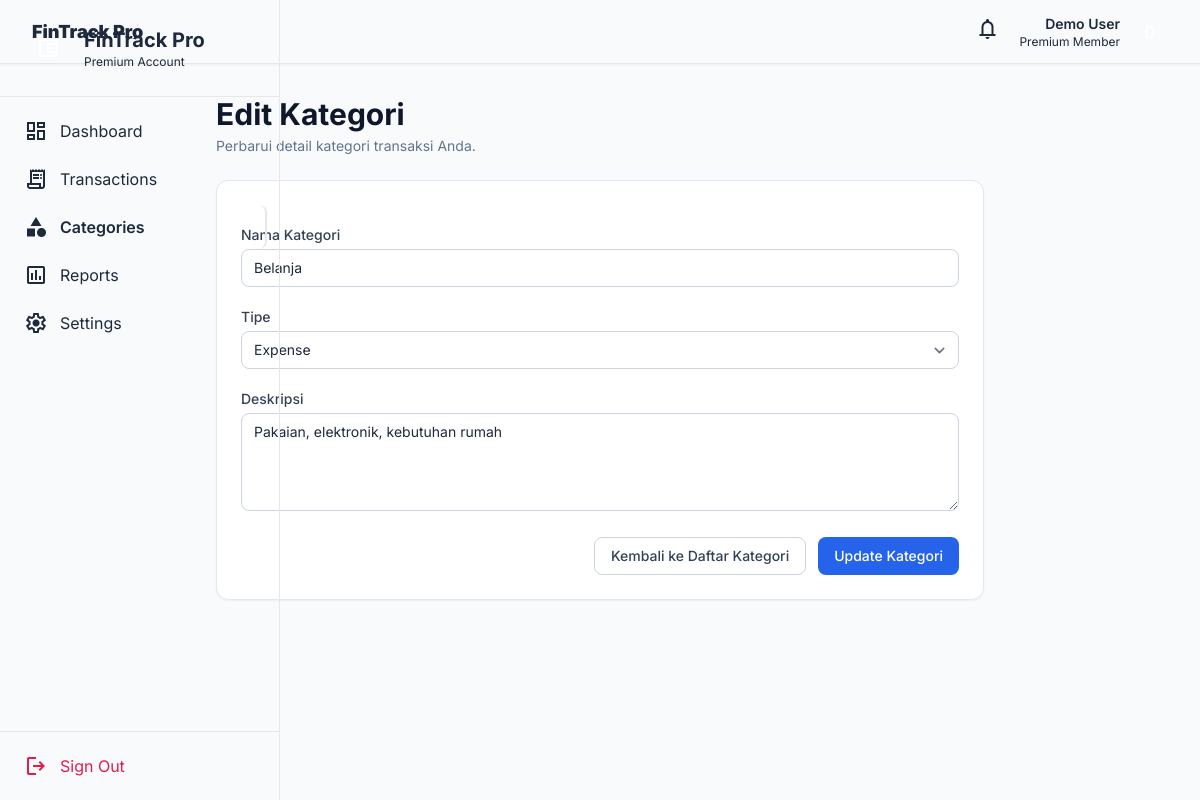
The app's page /categories/edit.php?id=7 (signed in) with its own data.
### tables this page shows
CREATE TABLE `categories` (
  `id` bigint unsigned NOT NULL AUTO_INCREMENT,
  `user_id` bigint unsigned NOT NULL,
  `name` varchar(100) NOT NULL,
  `type` enum('income','expense') NOT NULL,
  `color` varchar(20) DEFAULT '#2563EB',
  `icon` varchar(100) DEFAULT 'wallet',
  `description` text,
  `created_at` timestamp NOT NULL DEFAULT CURRENT_TIMESTAMP,
  `updated_at` timestamp NULL DEFAULT NULL ON UPDATE CURRENT_TIMESTAMP,
  PRIMARY KEY (`id`),
  UNIQUE KEY `uq_categories_user_name` (`user_id`,`name`),
  KEY `idx_categories_user_type` (`user_id`,`type`),
  CONSTRAINT `fk_categories_user` FOREIGN KEY (`user_id`) REFERENCES `users` (`id`) ON DELETE CASCADE ON UPDATE CASCADE
);

### categories/edit.php (the view, shortened to what this page needs)
<?php
require_once __DIR__ . '/../config/database.php';
$userId = (int) ($_SESSION['user_id'] ?? 0);
$categoryIdRaw = trim((string) ($_GET['id'] ?? $_POST['id'] ?? ''));
$categoryId = (int) $categoryIdRaw;
$categoryStmt = $pdo->prepare(
    'SELECT id, name, type, description
     FROM categories
     WHERE id = :id AND user_id = :user_id
     LIMIT 1'
);
$categoryStmt->execute([
    'id' => $categoryId,
    'user_id' => $userId,
]);
$category = $categoryStmt->fetch();
$name = (string) $category['name'];
$type = (string) ($category['type'] ?? '');
$description = (string) ($category['description'] ?? '');
?>
<!DOCTYPE html>
<html lang="id">
<head>
    <?php
    include __DIR__ . '/../includes/head.php';
    ?>
</head>
<body class="bg-slate-50 text-slate-800 min-h-screen">
<div class="flex min-h-screen">
    <?php include __DIR__ . '/../includes/sidebar.php'; ?>
    <div class="flex-1 min-w-0">
        <?php include __DIR__ . '/../includes/topbar.php'; ?>
        <main class="p-4 sm:p-6 lg:p-8">
            <div class="max-w-3xl mx-auto space-y-6">
                <div>
                    <h1 class="text-2xl sm:text-3xl font-bold text-slate-900">Edit Kategori</h1>
                    <p class="text-sm text-slate-500 mt-1">Perbarui detail kategori transaksi Anda.</p>
                </div>
                <section class="bg-white rounded-xl border border-slate-200 shadow-sm p-5 sm:p-6">
                    <form method="POST" action="" class="space-y-5">
                        <div>
                            <label for="name" class="block text-sm font-medium text-slate-700 mb-1">Nama Kategori</label>
                            <input id="name" name="name" type="text" maxlength="100" value="<?= htmlspecialchars($name, ENT_QUOTES, 'UTF-8'); ?>" class="w-full rounded-lg border border-slate-300 px-3 py-2 text-sm focus:border-blue-500 focus:ring-2 focus:ring-blue-200" required>
                        </div>
                        <div>
                            <label for="type" class="block text-sm font-medium text-slate-700 mb-1">Tipe</label>
                            <select id="type" name="type" class="w-full rounded-lg border border-slate-300 px-3 py-2 text-sm focus:border-blue-500 focus:ring-2 focus:ring-blue-200" required>
                                <option value="expense" <?= $type === 'expense' ? 'selected' : ''; ?>>Expense</option>
                            </select>
                        </div>
                        <div>
                            <label for="description" class="block text-sm font-medium text-slate-700 mb-1">Deskripsi</label>
                            <textarea id="description" name="description" rows="4" maxlength="500" class="w-full rounded-lg border border-slate-300 px-3 py-2 text-sm focus:border-blue-500 focus:ring-2 focus:ring-blue-200"><?= htmlspecialchars($description, ENT_QUOTES, 'UTF-8'); ?></textarea>
                        </div>
                        <div class="flex flex-col-reverse sm:flex-row gap-3 sm:justify-end">
                            <a href="index.php" class="inline-flex items-center justify-center rounded-lg border border-slate-300 px-4 py-2 text-sm font-medium text-slate-700 hover:bg-slate-100">Kembali ke Daftar Kategori</a>
                            <button type="submit" class="inline-flex items-center justify-center rounded-lg bg-blue-600 px-4 py-2 text-sm font-medium text-white hover:bg-blue-700">Update Kategori</button>
                        </div>
                    </form>
                </section>
            </div>
        </main>
    </div>
</div>
</body>
</html>

### assets/css/style.css (style rules this page uses)
:root { --font-primary: 'Inter', sans-serif; }
* { box-sizing: border-box; }
body { font-family: var(--font-primary); margin: 0; background-color: #f8fafc; color: #0f172a; }

### records on screen
categories: name "Belanja", type "Expense", description "Pakaian, elektronik, kebutuhan rumah"

### other values on screen
$item['label'] "Dashboard"
$item['label'] "Transactions"
$item['label'] "Categories"
$item['label'] "Reports"
$item['label'] "Settings"
$displayName "Demo User"
